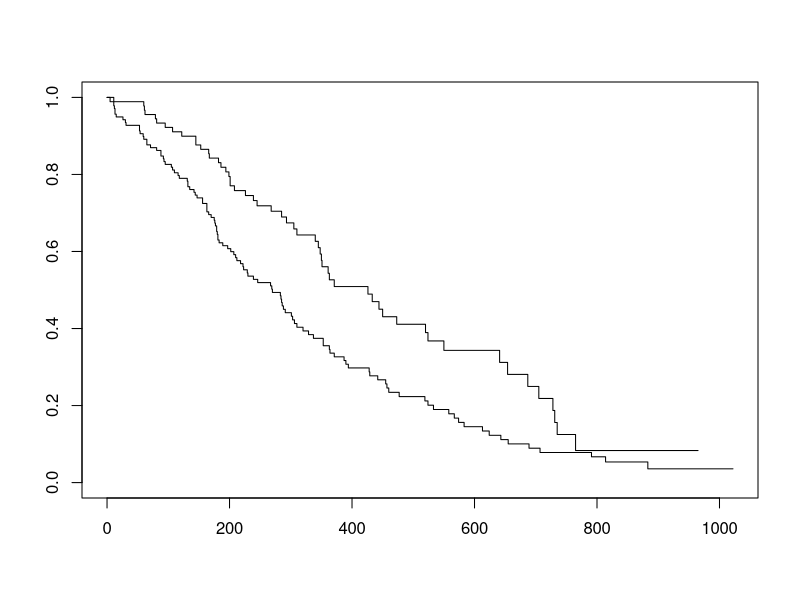
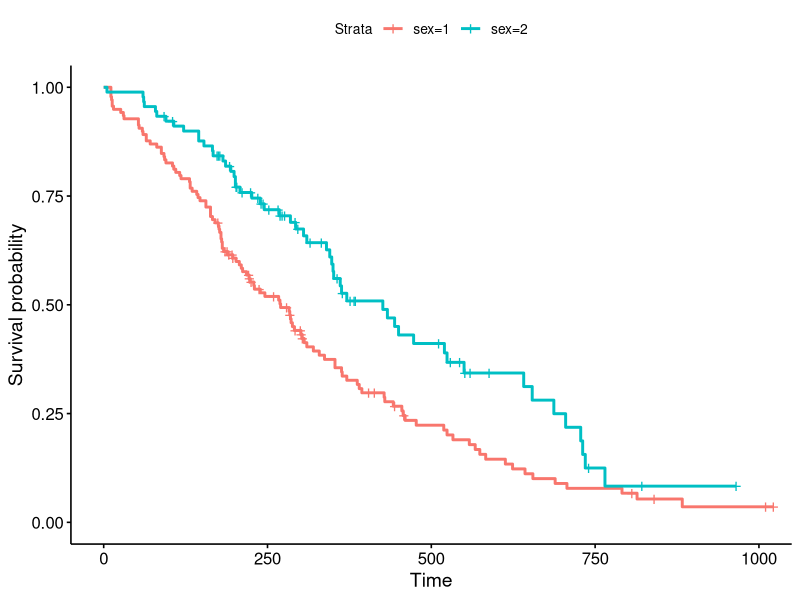
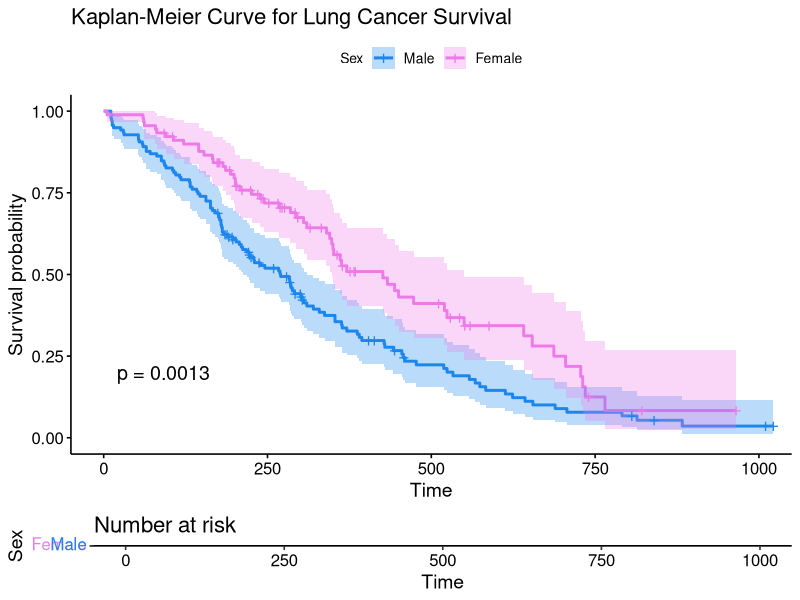

R code for these plots, in order:
### Survival package example code
## ESM 211
## 2/19/25

#The following code is a simplified version of the example here (I did NOT create it, I only simplified it!): 
# https://bioconnector.github.io/workshops/r-survival.html#getting_started

# Let's get the necessary libraries loaded: 

library(survival) #For survival analysis
library(survminer) #For visualizing the results of the survival analysis
library(dplyr) #For data manipulation and transformation. 

#Get information about lung cancer survival data

?lung 

#Note that no downloading of the data is necessary!

#Take a look at the data. 
head(lung) 
class(lung)
dim(lung)
View(lung)

#Convert this data into a tibble so that is easy to manipulate. 
lung <- as_tibble(lung) # be sure to give your tibble a name. 
lung 

#Now create the survival object and then fit that object to a curve: 
sfit <- survfit(Surv(time, status)~sex, data=lung)
plot(sfit)

# survfit (fits a survival curve based on the survival object and the stratification)
# 

# For help understanding survival objects and survival curves: 

?surv

?survfit

#Now use ggsurvplot to make this look a little nicer and be a bit more informative. 
ggsurvplot(sfit)

# at time = 500, 25% chance that sex 1 (male) will survive longer and ~45% chance that sex 2...

# Now, make your plot lovely and informative, and include a risk table. 

ggsurvplot(sfit, conf.int=TRUE, pval=TRUE, risk.table=TRUE, 
           legend.labs=c("Male", "Female"), legend.title="Sex",  
           palette=c("dodgerblue2", "orchid2"), 
           title="Kaplan-Meier Curve for Lung Cancer Survival", 
           risk.table.height=.15)

# Well done!

# Check out this website if you want to learn more from this example: https://bioconnector.github.io/workshops/r-survival.html#getting_started
